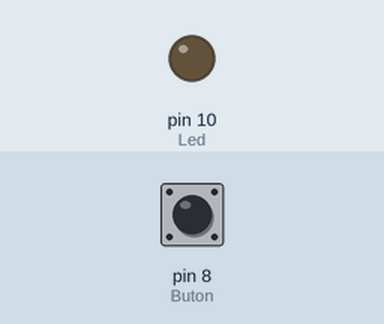
The sketch below on a simulated Arduino Uno, built with avr-gcc and run on an emulated ATmega328P. Parts: output pins drawn as LEDs (lit = HIGH). Inputs (shaded band) come from the test bench; at power-on: pin 8 (Buton) LOW.

Above: at 1.2 s.
1.3 s: pin 8 (Buton) pulled HIGH for 0.15 s
At 1.37 s:
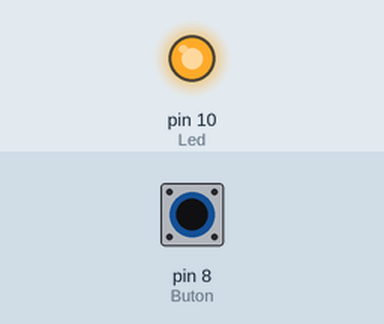
2.9 s: pin 8 (Buton) pulled HIGH for 3.2 s
At 6.8 s:
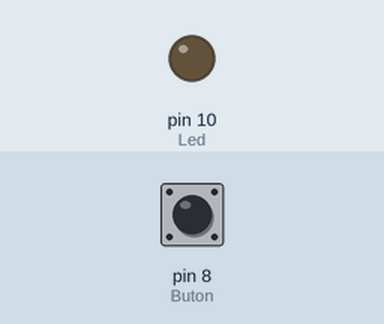
Timing chart, 0 to 8.3 s (numbered marks = the images above; inputs shaded):
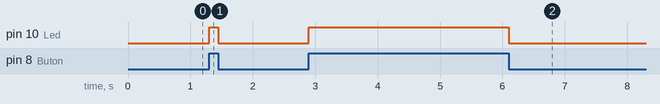

Measured:
- after the input at 1.3 s, pin 10 (Led): LOW → HIGH at once, → LOW 0.15 s later
- after the input at 2.9 s, pin 10 (Led): LOW → HIGH at once, → LOW 3.2 s later

The sketch:

2.ButonlaLedYakma.ino
```cpp
#define Buton 8
#define Led 10

int butonDurumu = 0;

void setup()
{
  pinMode(Buton,INPUT);
  pinMode(Led,OUTPUT);
}

void loop()
{
  butonDurumu = digitalRead(Buton);
  if(butonDurumu == 1)
  {
    digitalWrite(Led,HIGH);
  }
  else
  {
    digitalWrite(Led,LOW);
  }
}
```
